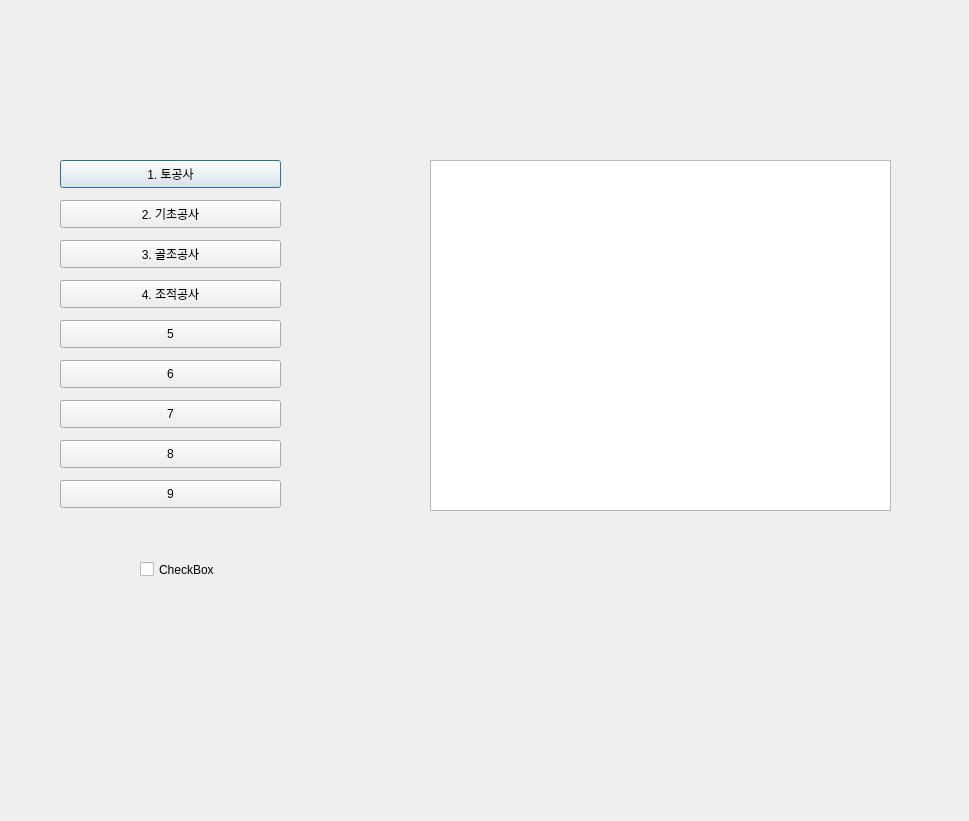
<?xml version="1.0" encoding="UTF-8"?>
<ui version="4.0">
 <class>Dialog</class>
 <widget class="QDialog" name="Dialog">
  <property name="geometry">
   <rect>
    <x>0</x>
    <y>0</y>
    <width>969</width>
    <height>821</height>
   </rect>
  </property>
  <property name="windowTitle">
   <string>Dialog</string>
  </property>
  <widget class="QPushButton" name="pushButton">
   <property name="geometry">
    <rect>
     <x>60</x>
     <y>160</y>
     <width>221</width>
     <height>28</height>
    </rect>
   </property>
   <property name="text">
    <string>1. 토공사</string>
   </property>
  </widget>
  <widget class="QPushButton" name="pushButton_2">
   <property name="geometry">
    <rect>
     <x>60</x>
     <y>200</y>
     <width>221</width>
     <height>28</height>
    </rect>
   </property>
   <property name="text">
    <string>2. 기초공사</string>
   </property>
  </widget>
  <widget class="QPushButton" name="pushButton_3">
   <property name="geometry">
    <rect>
     <x>60</x>
     <y>240</y>
     <width>221</width>
     <height>28</height>
    </rect>
   </property>
   <property name="text">
    <string>3. 골조공사</string>
   </property>
  </widget>
  <widget class="QPushButton" name="pushButton_4">
   <property name="geometry">
    <rect>
     <x>60</x>
     <y>280</y>
     <width>221</width>
     <height>28</height>
    </rect>
   </property>
   <property name="text">
    <string>4. 조적공사</string>
   </property>
  </widget>
  <widget class="QPushButton" name="pushButton_5">
   <property name="geometry">
    <rect>
     <x>60</x>
     <y>320</y>
     <width>221</width>
     <height>28</height>
    </rect>
   </property>
   <property name="text">
    <string>5</string>
   </property>
  </widget>
  <widget class="QPushButton" name="pushButton_6">
   <property name="geometry">
    <rect>
     <x>60</x>
     <y>360</y>
     <width>221</width>
     <height>28</height>
    </rect>
   </property>
   <property name="text">
    <string>6</string>
   </property>
  </widget>
  <widget class="QPushButton" name="pushButton_7">
   <property name="geometry">
    <rect>
     <x>60</x>
     <y>400</y>
     <width>221</width>
     <height>28</height>
    </rect>
   </property>
   <property name="text">
    <string>7</string>
   </property>
  </widget>
  <widget class="QPushButton" name="pushButton_8">
   <property name="geometry">
    <rect>
     <x>60</x>
     <y>440</y>
     <width>221</width>
     <height>28</height>
    </rect>
   </property>
   <property name="text">
    <string>8</string>
   </property>
  </widget>
  <widget class="QPushButton" name="pushButton_9">
   <property name="geometry">
    <rect>
     <x>60</x>
     <y>480</y>
     <width>221</width>
     <height>28</height>
    </rect>
   </property>
   <property name="text">
    <string>9</string>
   </property>
  </widget>
  <widget class="QCheckBox" name="checkBox">
   <property name="geometry">
    <rect>
     <x>140</x>
     <y>560</y>
     <width>96</width>
     <height>19</height>
    </rect>
   </property>
   <property name="text">
    <string>CheckBox</string>
   </property>
  </widget>
  <widget class="QTextBrowser" name="message_1">
   <property name="geometry">
    <rect>
     <x>430</x>
     <y>160</y>
     <width>461</width>
     <height>351</height>
    </rect>
   </property>
  </widget>
 </widget>
 <resources/>
 <connections/>
</ui>
